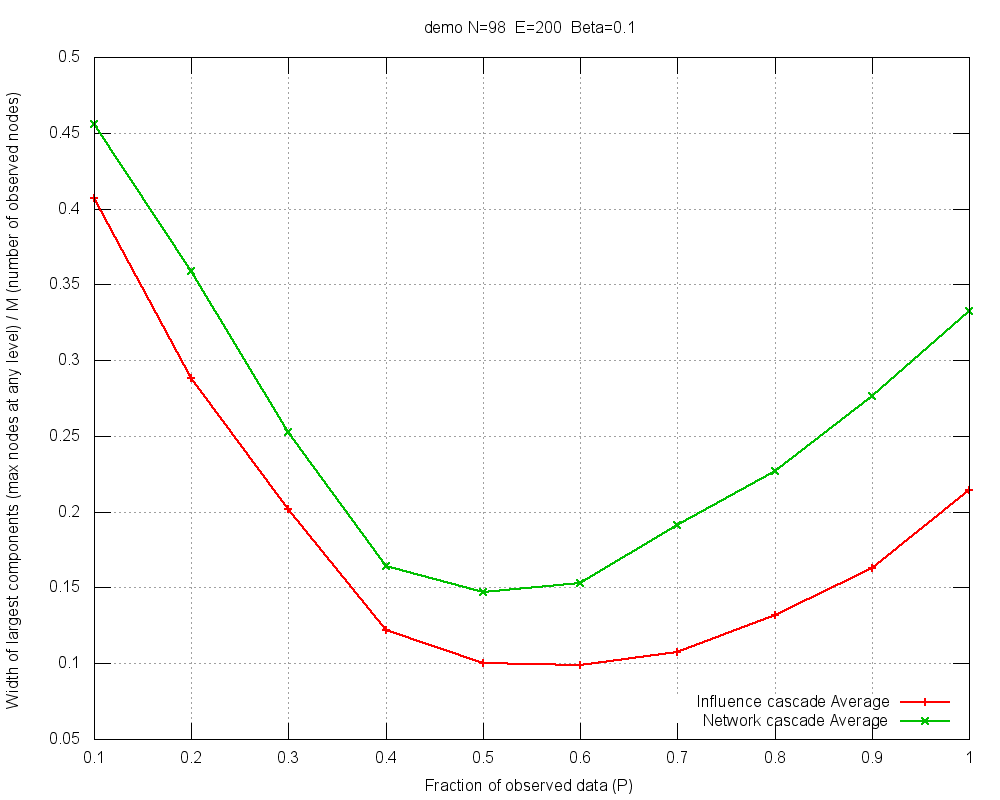

gnuplot code for this plot:
#
# demo N=98  E=200  Beta=0.1 (Thu Mar 20 14:49:31 2014)
#

set title "demo N=98  E=200  Beta=0.1"
set key bottom right
set autoscale
set grid
set xlabel "Fraction of observed data (P)"
set ylabel "Width of largest components (max nodes at any level) / M (number of observed nodes)"
set tics scale 2
set terminal png size 1000,800
set output 'width-demo-B010.png'
plot 	"width-demo-B010.tab" using 1:3 title "Influence cascade Average" with linespoints lw 2,\
	"width-demo-B010.tab" using 1:2 title "Network cascade Average" with linespoints lw 2
